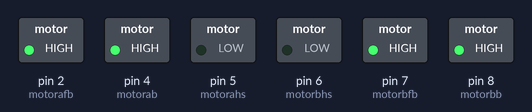
A sketch run on a simulated Arduino Uno, built with avr-gcc and run on an emulated ATmega328P. On the bench: switched loads named in the sketch (green lamp = pin HIGH).

Above: at 0.05 s.
At 0.7 s:
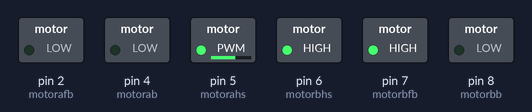
At 3.7 s:
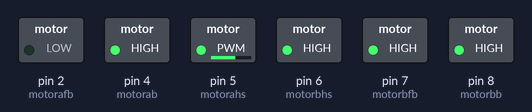
Timing chart, 0 to 4.3 s (numbered marks = the images above):
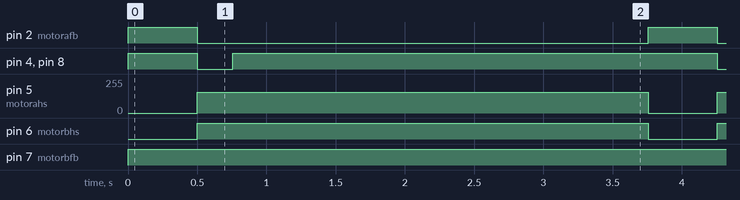

The sketch:

RobotChallenge2015.ino
```cpp
#include <RedBot.h>
RedBotAccel xl;

// setting motor pins as variables
int motorafb = 2;
int motorab = 4;
int motorahs = 5;
int motorbfb = 7;
int motorbb = 8;
int motorbhs = 6;

void setup() {

	//Setup Motor Channel A
	pinMode(motorafb, OUTPUT); //Initiates  pin
	pinMode(motorab, OUTPUT); //Initiates Brake Motor Channel A pin

							  //Setup Motor Channel B
	pinMode(motorbfb, OUTPUT); //Initiates  pin
	pinMode(motorbb, OUTPUT);  //Initiates Brake Motor Channel A pin

							   // This is the bit to enable the accelerometer using the RedBot library
	xl.enableBump();
	xl.setBumpThresh(70);
}

void loop() {
	// this if statement checks to see if its been bumped, and if it has, it runs the commands inside the {}
	if (xl.checkBump()) {

		digitalWrite(motorab, HIGH);  //Engage the Brake for Motor Channel A
		digitalWrite(motorbb, HIGH);  //Engage the Brake for Motor Channel B
		delay(500);
		//Motor A reversing @ full speed
		digitalWrite(motorafb, LOW);  //Establishes backward direction of Motor Channel A
		digitalWrite(motorab, LOW);   //Disengage the Brake for Motor Channel A
		analogWrite(motorahs, 255);    //Spins the motor on Motor Channel A at half speed

									   //Motor B reversing @ full speed
		digitalWrite(motorbfb, LOW); //Establishes forward direction of Motor Channel B
		digitalWrite(motorbb, LOW);   //Disengage the Brake for Motor Channel B
		analogWrite(motorbhs, 255);   //Spins the motor on Motor Channel B at full speed

		delay(1000);

		//Motor A reversing @ half speed
		digitalWrite(motorafb, LOW);  //Establishes backward direction of Motor Channel A
		digitalWrite(motorab, LOW);   //Disengage the Brake for Motor Channel A
		analogWrite(motorahs, 155);    //Spins the motor on Motor Channel A at half speed

									   //Motor B forward @ full speed
		digitalWrite(motorbfb, HIGH); //Establishes forward direction of Motor Channel B
		digitalWrite(motorbb, LOW);   //Disengage the Brake for Motor Channel B
		analogWrite(motorbhs, 255);   //Spins the motor on Motor Channel B at full speed

		delay(500);

	}
	else // This is what happens if nothing has been bumped into
	{
		// both motors full speed
		//Motor A forward @ full speed
		digitalWrite(motorafb, HIGH); //Establishes forward direction of Motor Channel A
		digitalWrite(motorab, LOW);   //Disengage the Brake for Motor Channel A
		analogWrite(motorahs, 255);   //Spins the motor on Motor Channel A at full speed

									  //Motor B foward @ full speed
		digitalWrite(motorbfb, HIGH);  //Establishes backward direction of Motor Channel B
		digitalWrite(motorbb, LOW);   //Disengage the Brake for Motor Channel B
		analogWrite(motorbhs, 255);    //Spins the motor on Motor Channel B at half speed

									   //delay(1000);
									   // STOP!

		digitalWrite(motorab, HIGH);  //Engage the Brake for Motor Channel A
		digitalWrite(motorbb, HIGH);  //Engage the Brake for Motor Channel B
		analogWrite(motorahs, 0); // Set speed to 0
		analogWrite(motorbhs, 0);// Set speed to 0

		delay(500);

		//Turn right
		//Motor A forward @ full speed revering
		digitalWrite(motorafb, LOW);  //Establishes backward direction of Motor Channel A
		digitalWrite(motorab, LOW);   //Disengage the Brake for Motor Channel A
		analogWrite(motorahs, 155);    //Spins the motor on Motor Channel A at half speed

									   //Motor B forward @ full speed
		digitalWrite(motorbfb, HIGH); //Establishes forward direction of Motor Channel B
		digitalWrite(motorbb, LOW);   //Disengage the Brake for Motor Channel B
		analogWrite(motorbhs, 255);   //Spins the motor on Motor Channel B at full speed

		delay(255);

		digitalWrite(motorab, HIGH);  //Engage the Brake for Motor Channel A
		digitalWrite(motorbb, HIGH);  //Engage the Brake for Motor Channel B

		delay(3000);
	}
}
```

Measured:
- by itself, pin 2 (motorafb): alternates HIGH for 0.50 s and LOW for 3.3 s
- by itself, pin 4 (motorab), pin 8 (motorbb): repeats every 3.8 s: LOW 0.26 s, HIGH 3.5 s
- by itself, pin 5 (motorahs): alternates 155/255 for 3.3 s and 0/255 for 0.50 s
- by itself, pin 6 (motorbhs): alternates HIGH for 3.3 s and LOW for 0.50 s
- by itself, pin 7 (motorbfb): LOW → HIGH at 0.00 s
